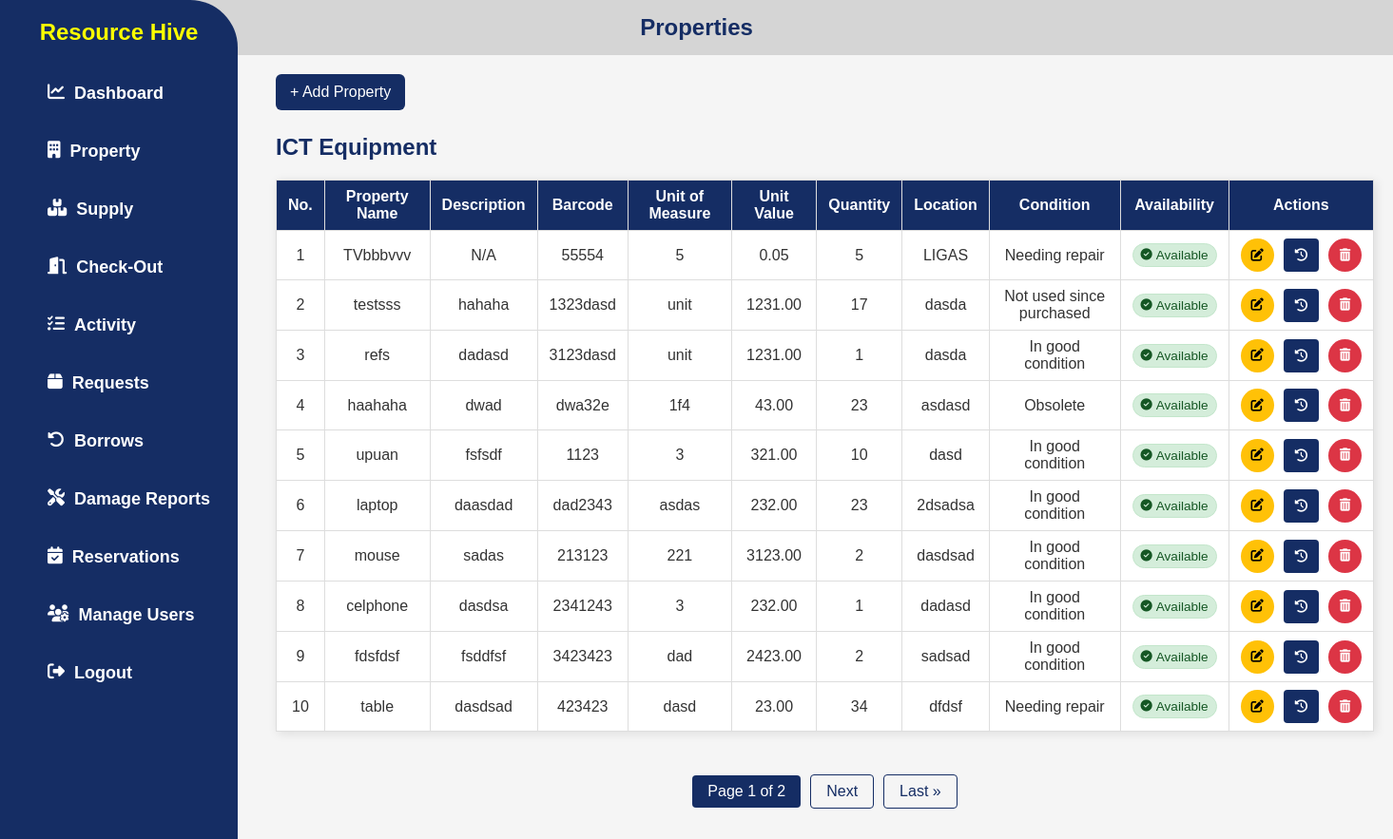
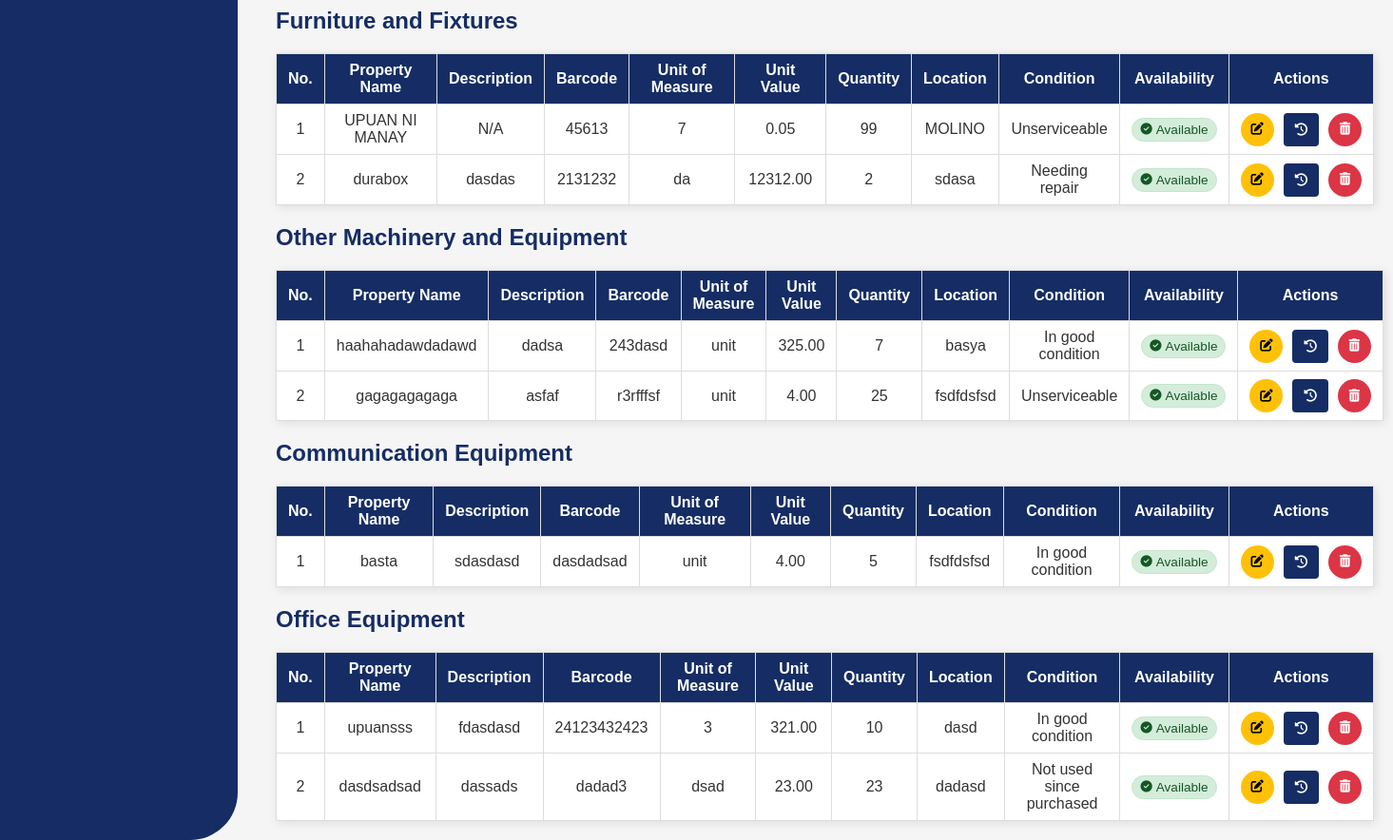
Page /property/ (signed in) on the committed database (2 pictures, top to bottom).
### app/models.py (models this page shows, shortened)
class Property(models.Model):
    CATEGORY_CHOICES = [
        ('Office Equipment', 'Office Equipment'),
        ('ICT Equipment', 'ICT Equipment'),
        ('Communication Equipment', 'Communication Equipment'),
        ('Other Machinery and Equipment', 'Other Machinery and Equipment'),
        ('Furniture and Fixtures', 'Furniture and Fixtures'),
    ]
    CONDITION_CHOICES = [
        ('In good condition', 'In good condition'),
        ('Needing repair', 'Needing repair'),
        ('Unserviceable', 'Unserviceable'),
        ('Obsolete', 'Obsolete'),
        ('No longer needed', 'No longer needed'),
        ('Not used since purchased', 'Not used since purchased'),
    ]
    AVAILABILITY_CHOICES = [
        ('available', 'Available'),
        ('not_available', 'Not Available'),
    ]
    property_name = models.CharField(max_length=100, null=True, blank=True)
    category = models.CharField(max_length=50, choices=CATEGORY_CHOICES, null=True, blank=True)
    description = models.TextField(null=True, blank=True)
    barcode = models.CharField(max_length=150, unique=True, null=True, blank=True)
    unit_of_measure = models.CharField(max_length=50, null=True, blank=True)
    unit_value = models.DecimalField(
        max_digits=10, decimal_places=2,
        blank=True, null=True,
        validators=[MinValueValidator(0)]
    )
    quantity = models.PositiveIntegerField(validators=[MinValueValidator(1)], null=True, blank=True)
    original_quantity = models.PositiveIntegerField(null=True, blank=True)
    location = models.CharField(max_length=255, null=True, blank=True)
    condition = models.CharField(max_length=100, choices=CONDITION_CHOICES, blank=True, null=True)
    availability = models.CharField(max_length=20, choices=AVAILABILITY_CHOICES, default='available')

### app/views.py (the view)
# urls.py: path('property/', PropertyListView.as_view(), name='property_list'),
class PropertyListView(PermissionRequiredMixin, ListView):
    model = Property
    template_name = 'app/property.html'
    context_object_name = 'properties'
    permission_required = 'app.view_property'
    paginate_by = None  # Disable default pagination as we'll handle it per category
    def get_context_data(self, **kwargs):
        context = super().get_context_data(**kwargs)
        context['form'] = PropertyForm()
        properties = Property.objects.all()
        grouped = defaultdict(list)
        for prop in properties:
            grouped[prop.get_category_display()].append(prop)
        paginated_groups = {}
        for category, category_properties in grouped.items():
            page_number = self.request.GET.get(f'page_{category}', 1)
            paginator = Paginator(category_properties, 10)  # 10 items per category per page
            try:
                paginated_groups[category] = paginator.page(page_number)
            except PageNotAnInteger:
                paginated_groups[category] = paginator.page(1)
            except EmptyPage:
                paginated_groups[category] = paginator.page(paginator.num_pages)
        context['grouped_properties'] = paginated_groups
        return context

### app/templates/app/property.html (shortened to what this page needs)
{% load static %}
<!DOCTYPE html>
<html lang="en">
  <head>
    <link rel="stylesheet" href="{% static 'css/style.css' %}" />
    <link rel="stylesheet" href="https://cdnjs.cloudflare.com/ajax/libs/font-awesome/6.4.2/css/all.min.css" />
  </head>
  <body>
    {% include 'app/navbar.html' %}
    {% block content %}
    <div class="parent">
      <div class="div1">
        <h2 >Properties</h2>
      </div>
    <div class="content">
    <div class="add-property-container">
      <button id="openModalBtn" class="add-btn">+ Add Property</button>
    </div>
      {% if grouped_properties %}
        {% for category, page_obj in grouped_properties.items %}
          <h3>{{ category }}</h3>
          <table border="1">
            <thead>
              <tr>
                <th>No.</th>
                <th>Property Name</th>
                <th>Description</th>
                <th>Barcode</th>
                <th>Unit of Measure</th>
                <th>Unit Value</th>
                <th>Quantity</th>
                <th>Location</th>
                <th>Condition</th>
                <th>Availability</th>
                <th>Actions</th>
              </tr>
            </thead>
            <tbody>
              {% for property in page_obj %}
              <tr>
                <td>{{ page_obj.start_index|add:forloop.counter0 }}</td>
                <td>{{ property.property_name|default:"N/A" }}</td>
                <td>{{ property.description|default:"N/A" }}</td>
                <td>{{ property.barcode|default:"N/A" }}</td>
                <td>{{ property.unit_of_measure|default:"N/A" }}</td>
                <td>{{ property.unit_value|default:"N/A" }}</td>
                <td>{{ property.quantity|default:"N/A" }}</td>
                <td>{{ property.location|default:"N/A" }}</td>
                <td>{{ property.get_condition_display|default:"N/A" }}</td>
                <td>
                  <span class="status-badge {% if property.availability == 'available' %}status-approved{% else %}status-rejected{% endif %}">
                    {% if property.availability == 'available' %}
                      <i class="fas fa-check-circle"></i>
                    {% else %}
                      <i class="fas fa-times-circle"></i>
                    {% endif %}
                    {{ property.get_availability_display }}
                  </span>
                </td>
                <td>
                   <div class="button-group">
                  <button class="edit-btn"
                    data-id="{{ property.id }}"
                    data-name="{{ property.property_name }}"
                    data-description="{{ property.description }}"
                    data-barcode="{{ property.barcode }}"
                    data-unit="{{ property.unit_of_measure }}"
                    data-value="{{ property.unit_value }}"
                    data-quantity="{{ property.quantity }}"
                    data-location="{{ property.location }}"
                    data-condition="{{ property.condition }}"
                    data-category="{{ property.category }}"
                    data-availability="{{ property.availability }}"
                    title="Edit">
                    <i class="fas fa-edit"></i>
                  </button>
                  <button class="history-btn"
                    data-id="{{ property.id }}"
                    title="View History">
                    <i class="fas fa-history"></i>
                  </button>
                  <form method="POST" action="{% url 'delete_property' property.id %}">
                    <button type="submit" class="del-btn" onclick="return confirm('Are you sure you want to delete this property?');" title="Delete">
                      <i class="fas fa-trash-alt"></i>
                    </button>
                  </form>
                  </div>
                </td>
              </tr>
              {% empty %}
              <tr>
                <td colspan="11">No properties available in this category.</td>
              </tr>
              {% endfor %}
            </tbody>
          </table>
          {% with category=category %}
            {% include 'app/includes/pagination.html' %}
          {% endwith %}
        {% endfor %}
      {% else %}
        <p>No properties available.</p>
      {% endif %}
    </div>
    {% endblock %}
  </body>
</html>

### static/css/style.css (style rules this page uses)
body { font-family: Arial, sans-serif; margin: 0; padding: 0; background-color: whitesmoke; }
.content { margin-left: 270px; padding: 20px; }
table { width: 100%; border-collapse: collapse; background: white; box-shadow: 2px 2px 10px rgba(0, 0, 0, 0.1); }
th, td { padding: 8px 12px; text-align: center; border: 1px solid #ddd; }
th { background-color: #152d64; color: white; font-weight: bold; }
td { color: #333; }
span { font-weight: bolder; }
.parent { flex-direction: column; gap: 30px; }
.div1 h2 { text-align: center; color: #152d64; font-size: 24px; margin-bottom: 0; margin-top: 0; background-color: #d5d5d5; padding: 15px; }
h3 { color: #152d64; font-size: 1.5rem; margin-bottom: 15px; margin-top: 15px; }
.content { display: flex; flex-direction: column; gap: 5px; margin-top: 0; }
.add-btn { background-color: #152d64; color: white; padding: 10px 15px; border: none; border-radius: 6px; cursor: pointer; font-size: 16px; transition: background-color 0.3s ease; display: flex; justify-content: flex-start; align-items: center; margin-bottom: 5px; margin-right: auto; text-decoration: none; }
.button-group { display: flex; gap: 8px; justify-content: center; }
.edit-btn, .del-btn { width: 35px; height: 35px; border-radius: 50%; border: none; display: flex; align-items: center; justify-content: center; cursor: pointer; transition: all 0.3s ease; }
.edit-btn { background-color: #ffc107; color: #000; }
.del-btn { background-color: #dc3545; color: white; }
.status-badge { padding: 4px 8px; border-radius: 15px; font-size: 0.85em; font-weight: 500; text-transform: capitalize; display: inline-flex; align-items: center; gap: 4px; min-width: fit-content; text-align: center; white-space: nowrap; }
.status-badge i { font-size: 0.9em; }
.status-approved { background-color: #d4edda; color: #155724; border: 1px solid #c3e6cb; }
.history-btn { background-color: #152d64; color: white; border: none; border-radius: 4px; padding: 6px 12px; cursor: pointer; margin: 0 2px; transition: background-color 0.3s; }

### app/templates/app/property.html (style rules this page uses)
.history-btn { background-color: #152d64; color: white; border: none; border-radius: 4px; padding: 6px 12px; cursor: pointer; margin: 0 2px; transition: background-color 0.3s; }

### rows in the picture
Property: start_index|add "1", property_name "TVbbbvvv", description "N/A", barcode "55554", unit_of_measure "5", unit_value "0.05", quantity "5", location "LIGAS", condition "Needing repair", availability "Available"
Property: start_index|add "2", property_name "testsss", description "hahaha", barcode "1323dasd", unit_of_measure "unit", unit_value "1231.00", quantity "17", location "dasda", condition "Not used since purchased", availability "Available"
Property: start_index|add "3", property_name "refs", description "dadasd", barcode "3123dasd", unit_of_measure "unit", unit_value "1231.00", quantity "1", location "dasda", condition "In good condition", availability "Available"
Property: start_index|add "4", property_name "haahaha", description "dwad", barcode "dwa32e", unit_of_measure "1f4", unit_value "43.00", quantity "23", location "asdasd", condition "Obsolete", availability "Available"
Property: start_index|add "5", property_name "upuan", description "fsfsdf", barcode "1123", unit_of_measure "3", unit_value "321.00", quantity "10", location "dasd", condition "In good condition", availability "Available"
Property: start_index|add "6", property_name "laptop", description "daasdad", barcode "dad2343", unit_of_measure "asdas", unit_value "232.00", quantity "23", location "2dsadsa", condition "In good condition", availability "Available"
Property: start_index|add "7", property_name "mouse", description "sadas", barcode "213123", unit_of_measure "221", unit_value "3123.00", quantity "2", location "dasdsad", condition "In good condition", availability "Available"
Property: start_index|add "8", property_name "celphone", description "dasdsa", barcode "2341243", unit_of_measure "3", unit_value "232.00", quantity "1", location "dadasd", condition "In good condition", availability "Available"
Property: start_index|add "9", property_name "fdsfdsf", description "fsddfsf", barcode "3423423", unit_of_measure "dad", unit_value "2423.00", quantity "2", location "sadsad", condition "In good condition", availability "Available"
Property: start_index|add "10", property_name "table", description "dasdsad", barcode "423423", unit_of_measure "dasd", unit_value "23.00", quantity "34", location "dfdsf", condition "Needing repair", availability "Available"
Property: start_index|add "1", property_name "UPUAN NI MANAY", description "N/A", barcode "45613", unit_of_measure "7", unit_value "0.05", quantity "99", location "MOLINO", condition "Unserviceable", availability "Available"
Property: start_index|add "2", property_name "durabox", description "dasdas", barcode "2131232", unit_of_measure "da", unit_value "12312.00", quantity "2", location "sdasa", condition "Needing repair", availability "Available"
Property: start_index|add "1", property_name "haahahadawdadawd", description "dadsa", barcode "243dasd", unit_of_measure "unit", unit_value "325.00", quantity "7", location "basya", condition "In good condition", availability "Available"
Property: start_index|add "2", property_name "gagagagagaga", description "asfaf", barcode "r3rfffsf", unit_of_measure "unit", unit_value "4.00", quantity "25", location "fsdfdsfsd", condition "Unserviceable", availability "Available"
Property: start_index|add "1", property_name "basta", description "sdasdasd", barcode "dasdadsad", unit_of_measure "unit", unit_value "4.00", quantity "5", location "fsdfdsfsd", condition "In good condition", availability "Available"
Property: start_index|add "1", property_name "upuansss", description "fdasdasd", barcode "24123432423", unit_of_measure "3", unit_value "321.00", quantity "10", location "dasd", condition "In good condition", availability "Available"
Property: start_index|add "2", property_name "dasdsadsad", description "dassads", barcode "dadad3", unit_of_measure "dsad", unit_value "23.00", quantity "23", location "dadasd", condition "Not used since purchased", availability "Available"

### other values in the picture
{{ category }} "ICT Equipment" "Furniture and Fixtures" "Other Machinery and Equipment" "Communication Equipment" "Office Equipment"
{{ page_obj.number }} "1"
{{ page_obj.paginator.num_pages }} "2"
